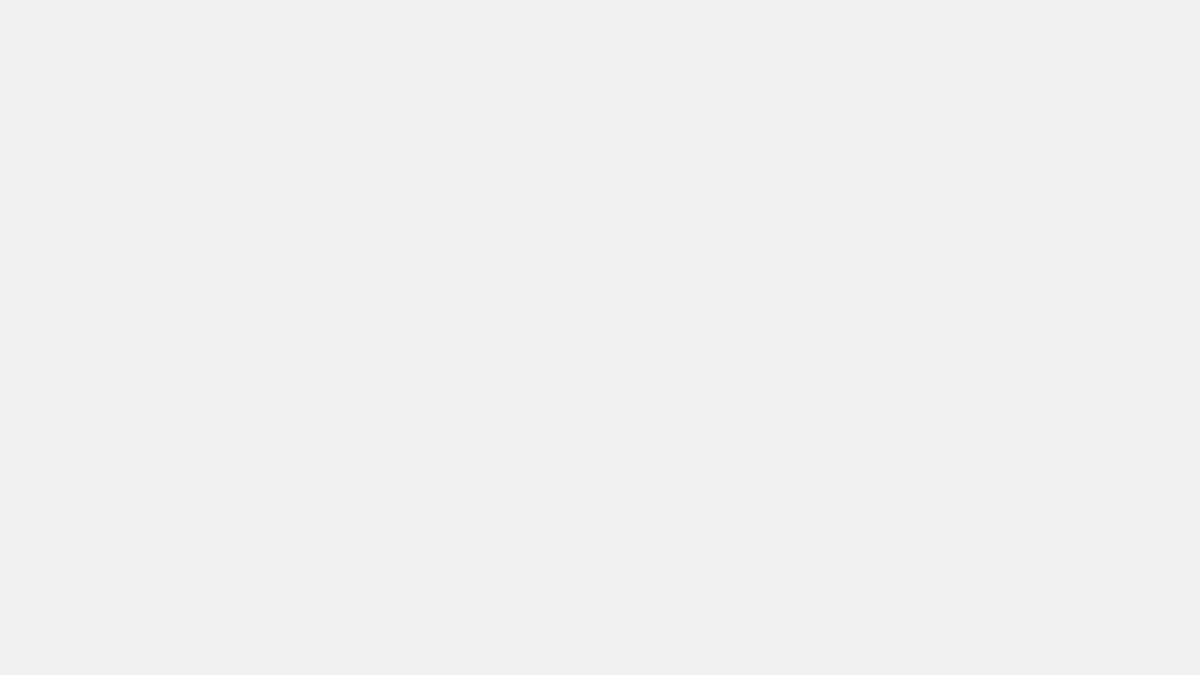
Frame 1 (no input)
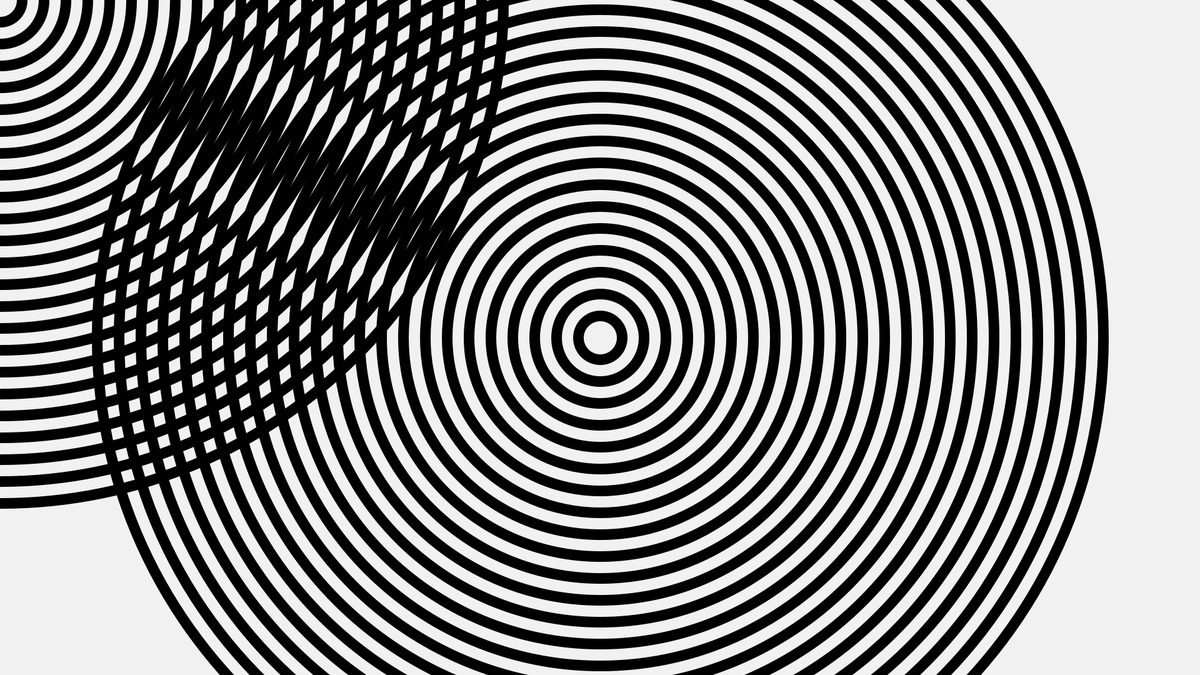
Frame 60 (the mouse pressed at the canvas centre just before this capture)
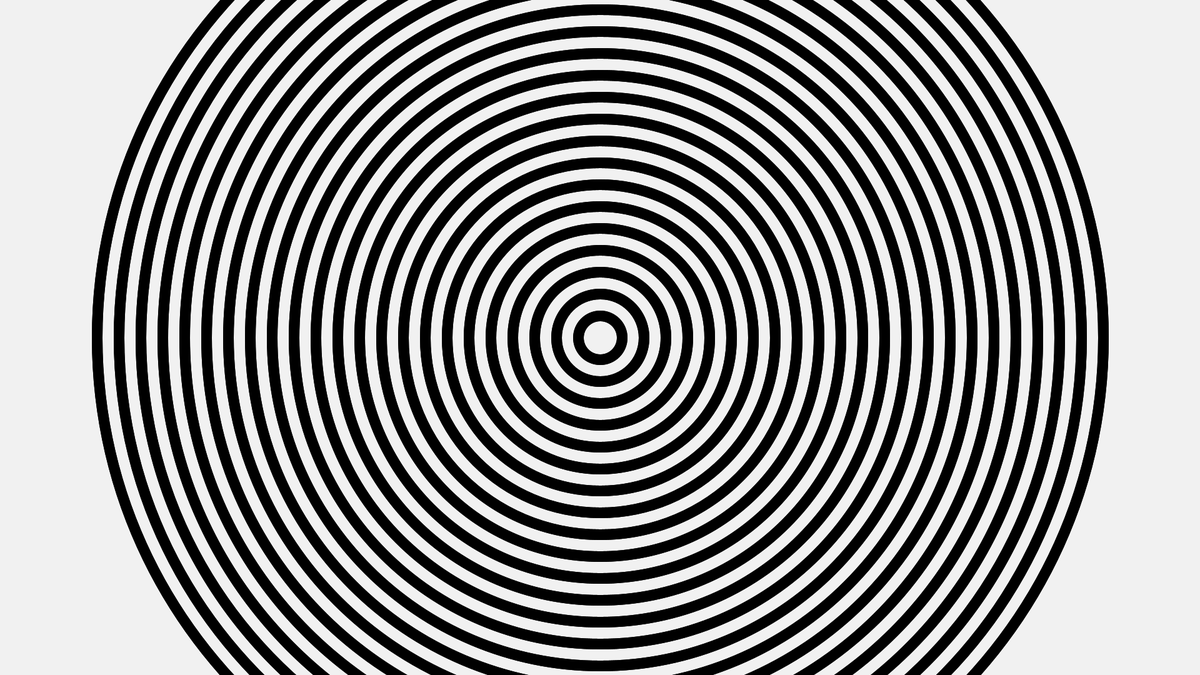
Frame 120 (the mouse held since frame 60 and released just before this capture)

The Processing sketch that drew these frames (run headless with seeded random() and noise(); from frame 60 on, the mouse is pressed at the canvas centre):

// Processing sketch: Moire
// ── Moire.pde
color fg=0;
color bg=#f1f1f1;

void setup() {
  size(1920, 1080);
}

void draw() {
  background(bg);
  stroke(fg);
  noFill();
  strokeWeight(17);
  rectMode(CENTER);

  for (int i = 0; i < constrain(frameCount, 1, 24); i++) {
    ellipse(width/2, height/2, i*70, i*70);
    ellipse(mouseX, mouseY, i*70, i*70);
  }
}
